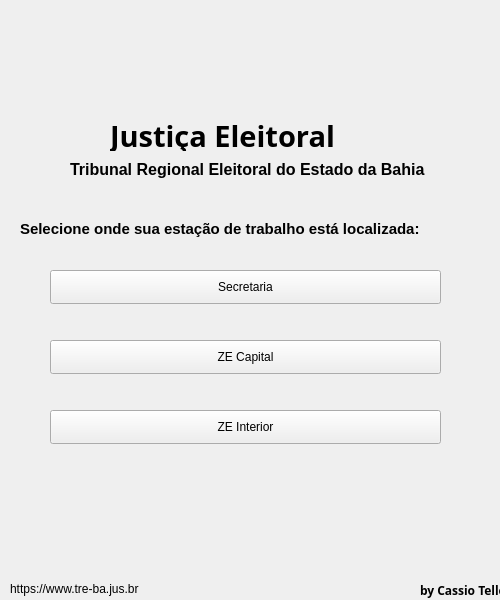
<?xml version="1.0" encoding="UTF-8"?>
<ui version="4.0">
 <class>MainWindow</class>
 <widget class="QMainWindow" name="MainWindow">
  <property name="enabled">
   <bool>true</bool>
  </property>
  <property name="geometry">
   <rect>
    <x>0</x>
    <y>0</y>
    <width>500</width>
    <height>600</height>
   </rect>
  </property>
  <property name="sizePolicy">
   <sizepolicy hsizetype="Preferred" vsizetype="Preferred">
    <horstretch>100</horstretch>
    <verstretch>100</verstretch>
   </sizepolicy>
  </property>
  <property name="windowTitle">
   <string>FakeJec</string>
  </property>
  <property name="windowIcon">
   <iconset>
    <normaloff>je.png</normaloff>je.png</iconset>
  </property>
  <property name="autoFillBackground">
   <bool>false</bool>
  </property>
  <property name="styleSheet">
   <string notr="true"/>
  </property>
  <property name="dockNestingEnabled">
   <bool>true</bool>
  </property>
  <widget class="QWidget" name="centralwidget">
   <widget class="QLabel" name="label">
    <property name="geometry">
     <rect>
      <x>190</x>
      <y>20</y>
      <width>97</width>
      <height>97</height>
     </rect>
    </property>
    <property name="text">
     <string/>
    </property>
    <property name="pixmap">
     <pixmap>je.png</pixmap>
    </property>
   </widget>
   <widget class="QLabel" name="label_2">
    <property name="geometry">
     <rect>
      <x>110</x>
      <y>120</y>
      <width>271</width>
      <height>31</height>
     </rect>
    </property>
    <property name="font">
     <font>
      <family>Inconsolata Semi Expanded Black</family>
      <pointsize>22</pointsize>
      <weight>75</weight>
      <bold>true</bold>
     </font>
    </property>
    <property name="layoutDirection">
     <enum>Qt::LeftToRight</enum>
    </property>
    <property name="text">
     <string>Justiça Eleitoral</string>
    </property>
   </widget>
   <widget class="QLabel" name="label_3">
    <property name="geometry">
     <rect>
      <x>20</x>
      <y>220</y>
      <width>411</width>
      <height>18</height>
     </rect>
    </property>
    <property name="font">
     <font>
      <pointsize>11</pointsize>
      <weight>75</weight>
      <bold>true</bold>
     </font>
    </property>
    <property name="text">
     <string>Selecione onde sua estação de trabalho está localizada:</string>
    </property>
   </widget>
   <widget class="QLabel" name="label_4">
    <property name="geometry">
     <rect>
      <x>70</x>
      <y>160</y>
      <width>371</width>
      <height>18</height>
     </rect>
    </property>
    <property name="font">
     <font>
      <pointsize>12</pointsize>
      <weight>75</weight>
      <bold>true</bold>
     </font>
    </property>
    <property name="text">
     <string>Tribunal Regional Eleitoral do Estado da Bahia</string>
    </property>
   </widget>
   <widget class="QLabel" name="label_5">
    <property name="geometry">
     <rect>
      <x>10</x>
      <y>580</y>
      <width>151</width>
      <height>18</height>
     </rect>
    </property>
    <property name="text">
     <string>https://www.tre-ba.jus.br</string>
    </property>
    <property name="openExternalLinks">
     <bool>true</bool>
    </property>
   </widget>
   <widget class="QLabel" name="label_6">
    <property name="geometry">
     <rect>
      <x>420</x>
      <y>580</y>
      <width>81</width>
      <height>20</height>
     </rect>
    </property>
    <property name="font">
     <font>
      <family>Inconsolata Extra Condensed ExtraBold</family>
      <weight>75</weight>
      <bold>true</bold>
     </font>
    </property>
    <property name="styleSheet">
     <string notr="true"/>
    </property>
    <property name="text">
     <string>by Cassio Telles</string>
    </property>
    <property name="openExternalLinks">
     <bool>false</bool>
    </property>
   </widget>
   <widget class="QPushButton" name="pushButton">
    <property name="geometry">
     <rect>
      <x>50</x>
      <y>270</y>
      <width>391</width>
      <height>34</height>
     </rect>
    </property>
    <property name="text">
     <string>Secretaria</string>
    </property>
   </widget>
   <widget class="QPushButton" name="pushButton_2">
    <property name="geometry">
     <rect>
      <x>50</x>
      <y>340</y>
      <width>391</width>
      <height>34</height>
     </rect>
    </property>
    <property name="text">
     <string>ZE Capital</string>
    </property>
   </widget>
   <widget class="QPushButton" name="pushButton_3">
    <property name="geometry">
     <rect>
      <x>50</x>
      <y>410</y>
      <width>391</width>
      <height>34</height>
     </rect>
    </property>
    <property name="text">
     <string>ZE Interior</string>
    </property>
   </widget>
  </widget>
 </widget>
 <resources/>
 <connections/>
</ui>
